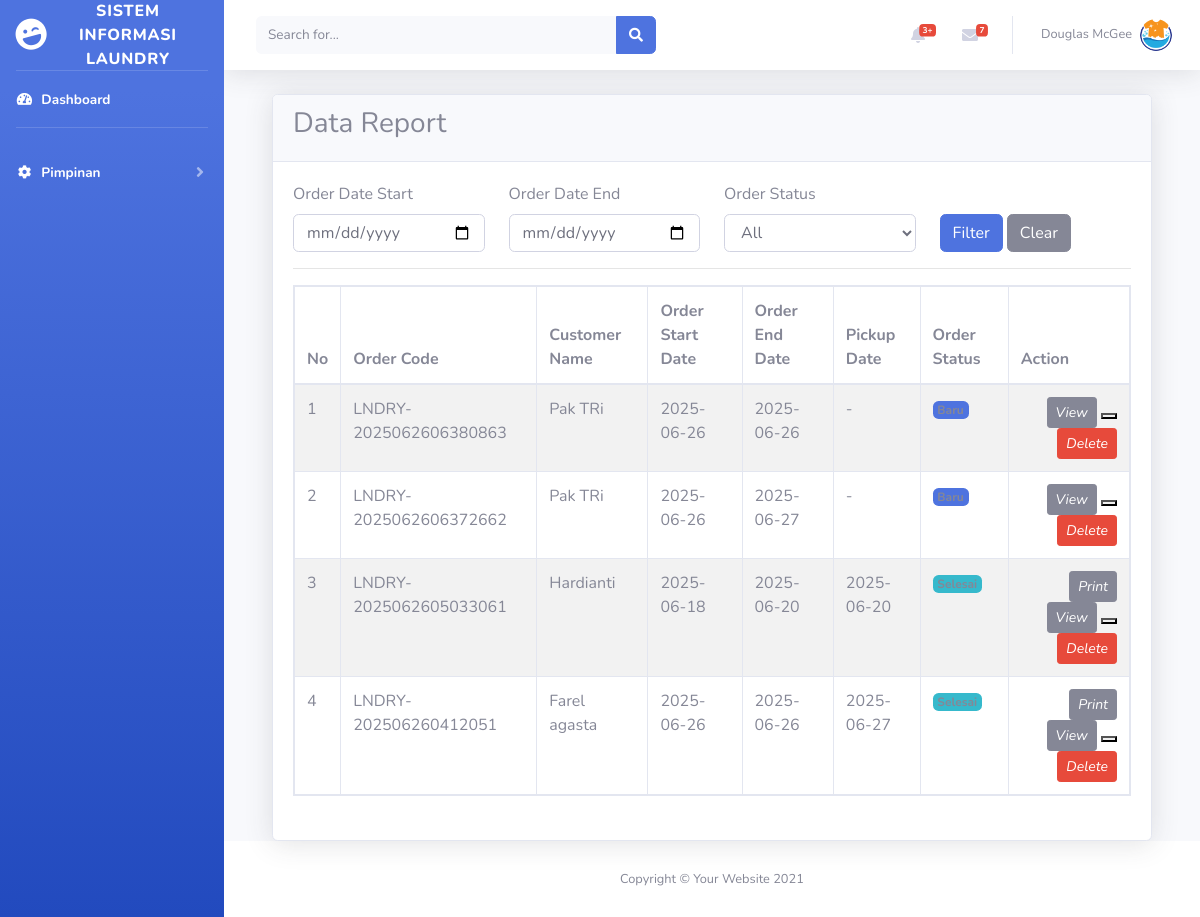
Page /dashboard.php?page=report (signed in) on the earlier database version.
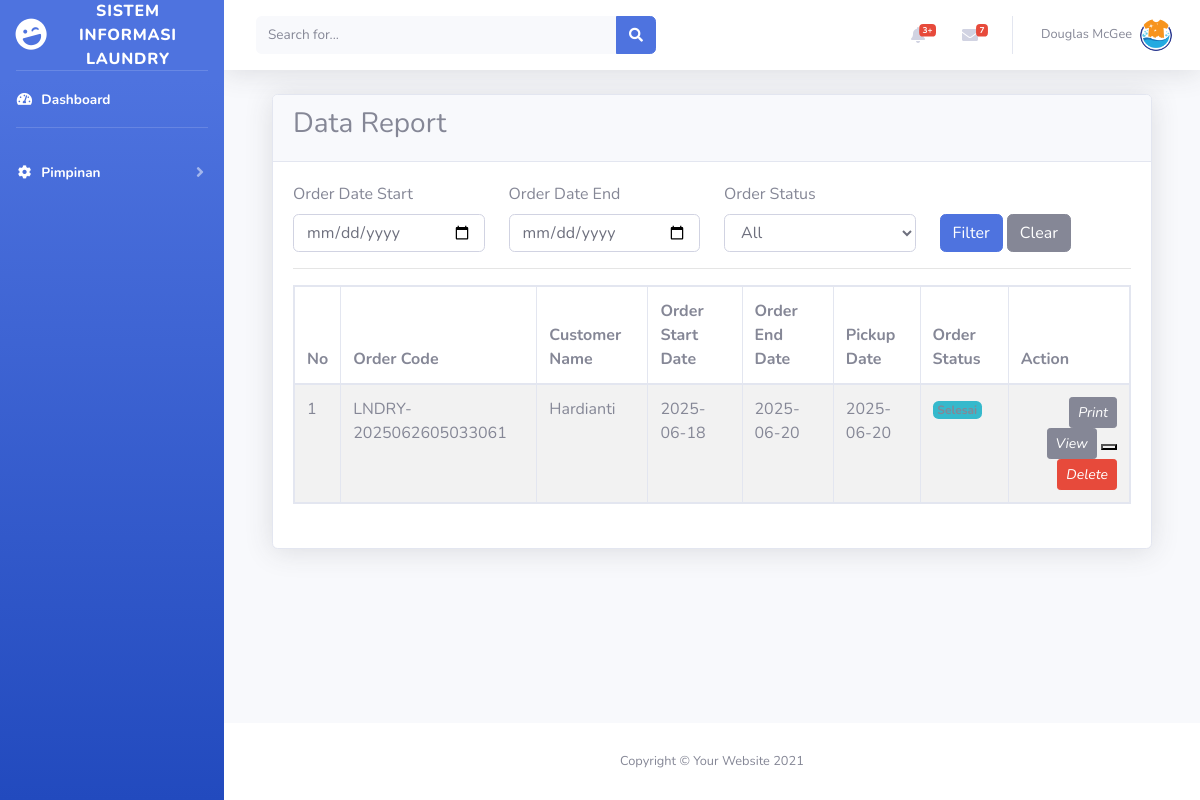
Same page on the later database version.
### tables this page shows
CREATE TABLE `trans_order` (
  `id` int(11) NOT NULL,
  `id_customer` int(11) NOT NULL,
  `order_code` varchar(50) NOT NULL,
  `order_date` varchar(50) NOT NULL,
  `order_end_date` date DEFAULT NULL,
  `order_status` tinyint(11) NOT NULL DEFAULT 0,
  `total_price` int(11) NOT NULL,
  `order_pay` int(11) DEFAULT NULL,
  `order_change` int(11) DEFAULT NULL,
  `notes` text DEFAULT NULL,
  `created_at` timestamp NOT NULL DEFAULT current_timestamp(),
  `updated_at` timestamp NOT NULL DEFAULT current_timestamp() ON UPDATE current_timestamp(),
  `deleted_at` int(11) NOT NULL DEFAULT 0
);

CREATE TABLE `customer` (
  `id` int(11) NOT NULL,
  `customer_name` varchar(50) NOT NULL,
  `phone` varchar(50) NOT NULL,
  `address` text NOT NULL,
  `created_at` timestamp NOT NULL DEFAULT current_timestamp(),
  `updated_at` timestamp NOT NULL DEFAULT current_timestamp() ON UPDATE current_timestamp(),
  `deleted_at` tinyint(4) NOT NULL DEFAULT 0
);

CREATE TABLE `trans_laundry_pickup` (
  `id` int(11) NOT NULL,
  `id_order` int(11) NOT NULL,
  `id_customer` int(11) NOT NULL,
  `pickup_date` date NOT NULL,
  `notes` text DEFAULT NULL,
  `created_at` timestamp NOT NULL DEFAULT current_timestamp(),
  `updated_at` timestamp NOT NULL DEFAULT current_timestamp() ON UPDATE current_timestamp(),
  `deleted_at` int(11) NOT NULL DEFAULT 0
);

### admin/content/report.php (the view, shortened to what this page needs)
<?php
include 'admin/controller/pimpinan-validation.php';
$sql = "SELECT trans_order.*, customer.customer_name, trans_laundry_pickup.pickup_date, trans_laundry_pickup.pickup_date
FROM trans_order
LEFT JOIN customer ON trans_order.id_customer = customer.id
LEFT JOIN trans_laundry_pickup ON trans_order.id = trans_laundry_pickup.id_order
WHERE trans_order.id >= 0";
$sql .= " ORDER BY trans_order.id DESC";
$queryData = mysqli_query($config, $sql);
?>
<div class="card shadow">
    <div class="card-header">
        <h3>Data Report</h3>
    </div>
    <div class="card-body">
        <form method="get">
            <div class="row">
                <div class="col-sm-3">
                    <label class="form-label">Order Date Start</label>
                    <input type="date" class="form-control" name="order_date_start"
                        value="<?= isset($_GET['order_date_start']) ? $_GET['order_date_start'] : '' ?>">
                </div>
                <div class="col-sm-3">
                    <label class="form-label">Order Date End</label>
                    <input type="date" class="form-control" name="order_date_end"
                        value="<?= isset($_GET['order_date_end']) ? $_GET['order_date_end'] : '' ?>">
                </div>
                <div class="col-sm-3">
                    <label class="form-label">Order Status</label>
                    <select name="order_status" id="" class="form-control">
                        <option value=""> All </option>
                    </select>
                </div>
                <div class="col-sm-3 mt-auto">
                    <button class="btn btn-primary" name="fiter">Filter</button>
                    <button class="btn btn-secondary" name="clear">Clear</button>
                </div>
            </div>
        </form>
        <hr>
        <table class="table table-bordered table-striped table-hover table-responsive mt-3">
            <thead>
                <tr>
                    <th>No</th>
                    <th>Order Code</th>
                    <th>Customer Name</th>
                    <th>Order Start Date</th>
                    <th>Order End Date</th>
                    <th>Pickup Date </th>
                    <th>Order Status</th>
                    <th>Action</th>
                </tr>
            </thead>
            <tbody>
                <?php
                $no = 1;
                while ($rowData = mysqli_fetch_assoc($queryData)) : ?>
                    <tr>
                        <td><?= $no++ ?></td>
                        <td><?= isset($rowData['order_code']) ? $rowData['order_code'] : '-' ?></td>
                        <td><?= isset($rowData['customer_name']) ? $rowData['customer_name'] : '-' ?></td>
                        <td><?= isset($rowData['order_date']) ? $rowData['order_date'] : '-' ?></td>
                        <td><?= isset($rowData['order_end_date']) ? $rowData['order_end_date'] : '-' ?></td>
                        <td><?= isset($rowData['pickup_date']) ? $rowData['pickup_date'] : '-' ?></td>
                        <?php $statusOrder = getOrderStatus($rowData['order_status']) ?>
                        <td><?= $statusOrder ?></td>
                        <td align="right">
                            <?php if ($rowData['order_status'] == 1): ?>
                                <a href="admin/content/misc/print.php?order=<?php echo $rowData['id'] ?>" target="_blank">
                                    <button class="btn btn-secondary btn-sm">
                                        <i class="tf-icon bx bx-printer bx-22px">Print</i>
                                    </button>
                                </a>
                            <?php endif ?>
                            <a href="?page=add-report&view=<?php echo $rowData['id'] ?>">
                                <button class="btn btn-secondary btn-sm">
                                    <i class="tf-icon bx bx-show bx-22px">View</i>
                                </button>
                            </a>
                            <button onclick="return confirm ('Apakah anda yakin akan menghapus data ini?')"
                                href="?page=add-report&delete=<?php echo $rowData['id'] ?>">
                                <button class="btn btn-danger btn-sm">
                                    <i class="tf-icon bx bx-trash bx-22px">Delete</i>
                                </button>
                        </td>
                    </tr>
                <?php endwhile;
                ?>
            </tbody>
        </table>
    </div>
</div>

### admin/controller/functions.php (shortened to what this page needs)
<?php
function getOrderStatus($status_code)
{
    switch ($status_code) {
        case 0:
            return '<span class="badge bg-primary">Baru</span>';
        case 1:
            return '<span class="badge bg-info">Selesai</span>';
    }
}

Differences in the rows shown:
removed trans_order: order_code "LNDRY-2025062606380863", id_customer.customer_name "Pak TRi", order_date "2025-06-26", order_end_date "2025-06-26", order_status "Baru"
removed trans_order: order_code "LNDRY-2025062606372662", id_customer.customer_name "Pak TRi", order_date "2025-06-26", order_end_date "2025-06-27", order_status "Baru"
removed trans_order: order_code "LNDRY-202506260412051", id_customer.customer_name "Farel agasta", order_date "2025-06-26", order_end_date "2025-06-26", trans_laundry_pickup.pickup_date "2025-06-27", order_status "Selesai"
